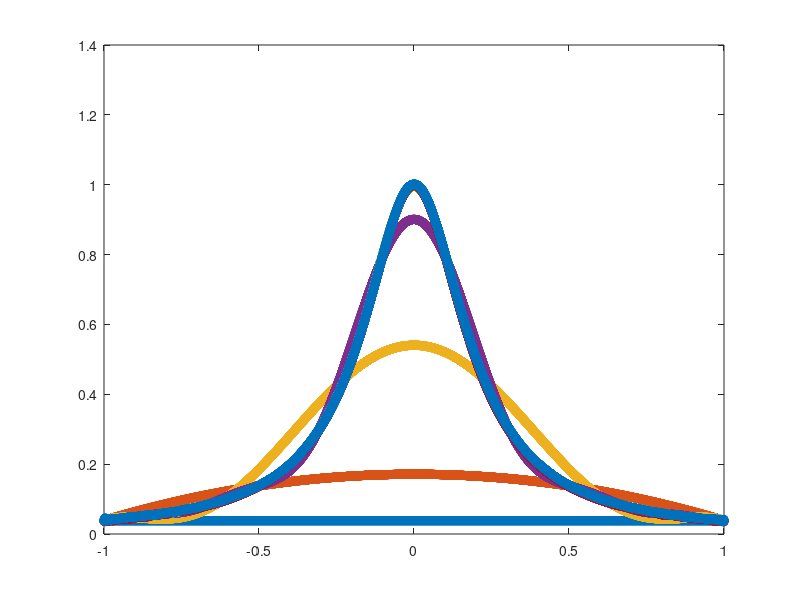
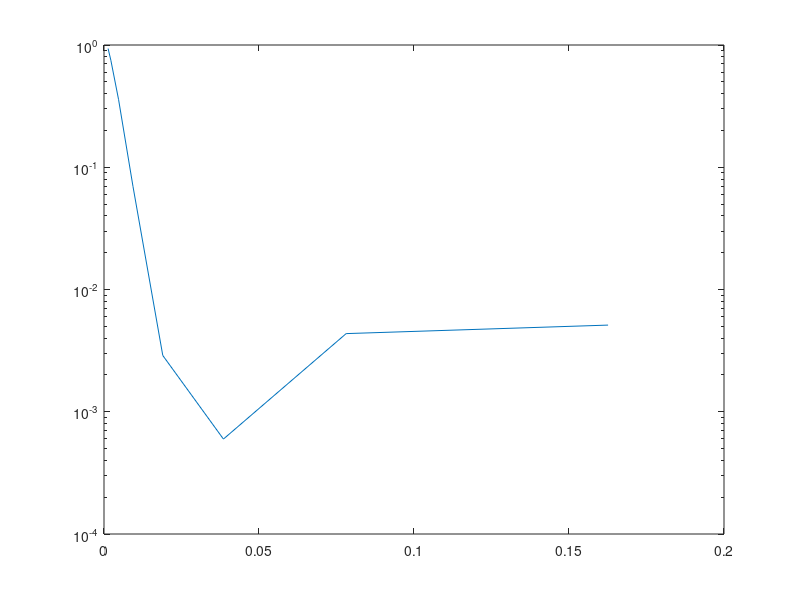

Reproduce these figures in MATLAB, in order.
clear; 
clc;

%% Define the unknown function to interpolate
%f = @(x) exp(x).*sin(x);
f = @(x) 1./(1+25*x.^2);

%% Setup different numbers of interpolation nodes/data sites.
Nd = [2,4,8,16,32,64,128,256];

%% Setup the points at which we want to evaluate the interpolant
xe = linspace(-1,1,10000)'; %generate evenly-spaced points
ye = f(xe); %evaluate function

%% Preallocate space for numerical solution
ye_num = zeros(length(ye),length(Nd));

%% Start plotting stuff
figure
plot(xe,ye,'black');
pause %waits for input

%% Loop goes over different numbers of interpolation nodes
elapsed_time = zeros(length(Nd),1); %create a vector that stores the amount of time for each set of data points
for it=1:length(Nd)
    tic %start the clock
    %% initialize a zero matrix according to the number of nodes
    x = zeros(Nd(it),1);
    %% Compute the Chebyshev Points
    for k=1:Nd(it)
        x(k,1) = cos(((k - 1)/ (Nd(it) - 1)) * pi);
    end
    
    %x = linspace(-1,1,Nd(it))'; %generate evenly-spaced points in [-1,1].
    y = f(x);
    
    %% Form Vandermonde matrix "intelligently"
    V = zeros(length(x),length(x));
    for vit = 1:Nd(it)
        V(:,vit) = x.^(vit-1);
    end
    
    %% Compute coefficients by solving linear system
    a = V\y;
    
    %% Evaluate polynomial interpolant by building eval matrix and
    %% multiplying with coefficients.
    Ve = zeros(length(xe),length(x));
    for vit = 1:Nd(it)
        Ve(:,vit) = xe.^(vit-1);
    end
    ye_num(:,it) = Ve*a; %Do the matrix-vector product to predict values
    %% add the time it took for the loop to run into elapsed_time
    elapsed_time(it) = toc;
    
    %% Plot stuff
    hold on;
    plot(xe,ye_num(:,it),'o');
    drawnow
    pause
end

%% Now plot relative errors
figure
e2 = zeros(length(Nd),1);
for it=1:length(Nd)
    e2(it,1) = norm(ye_num(:,it)-ye)./norm(ye);
end
semilogy(elapsed_time,e2); %graph elapsed time and the error
    
    